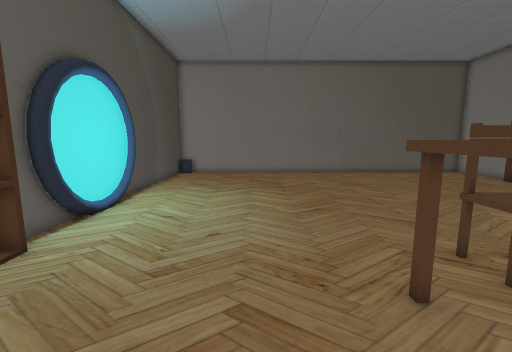
[1] (above)

15 first-person views from a walk through a Godot game level. The camera is 1.5 m above the floor, tilts 8° down and sees 90° across. The floor is counted in squares, 0.5 m on a side. Each view is taken from the middle of a square. On the plan, view 1 faces up. The plan holds only what a view shows up to about 19 squares ahead; the rest is blank.

[2]
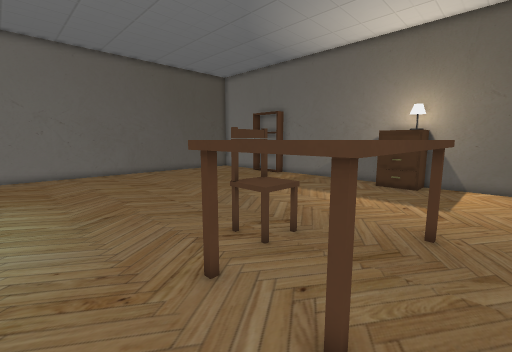

[3]
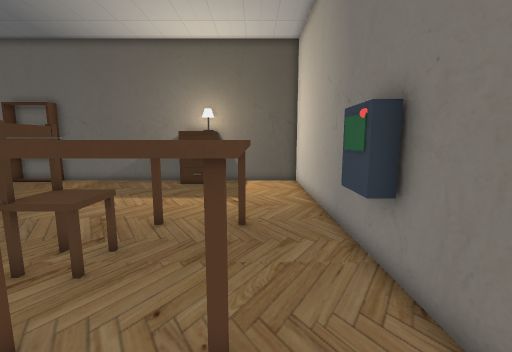

[4]
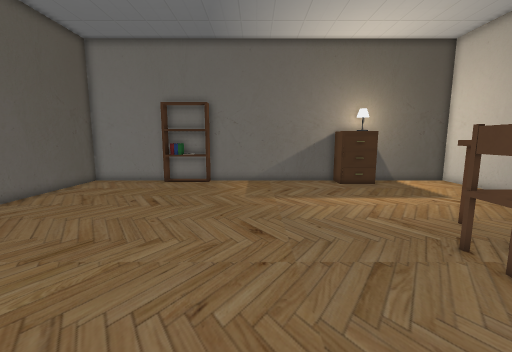

[5]
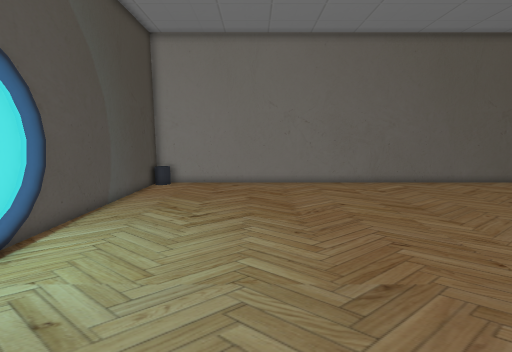

[6]
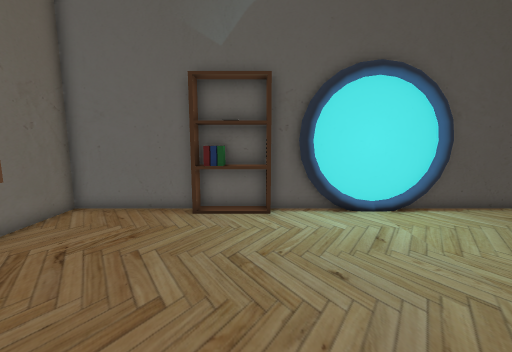

[7]
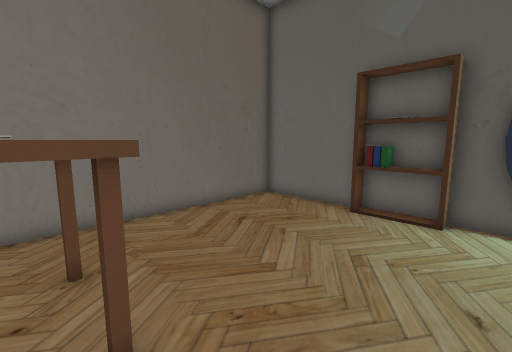

[8]
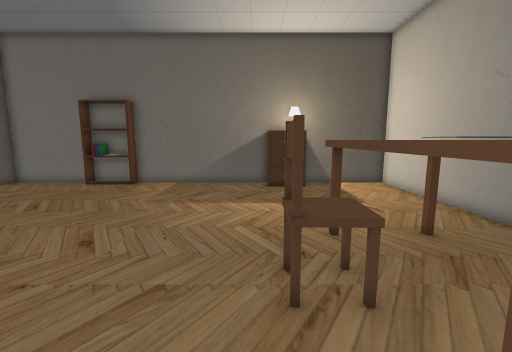

[9]
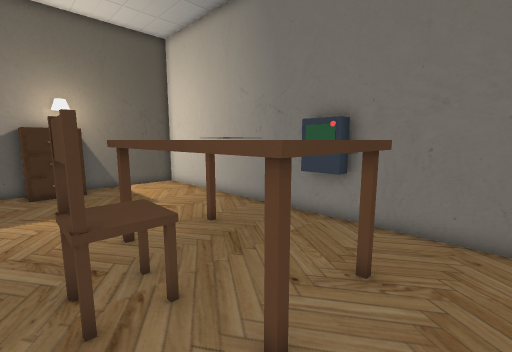

[10]
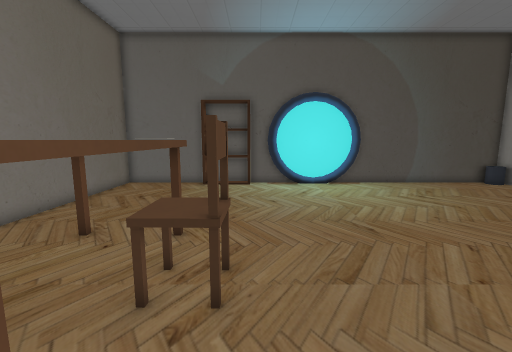

[11]
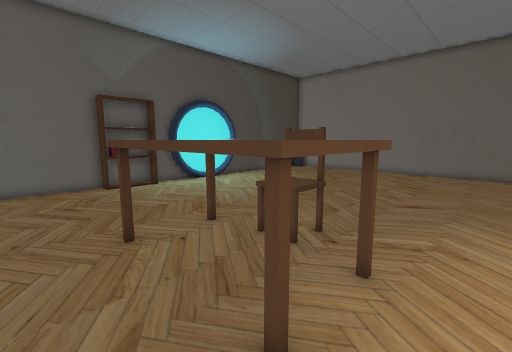

[12]
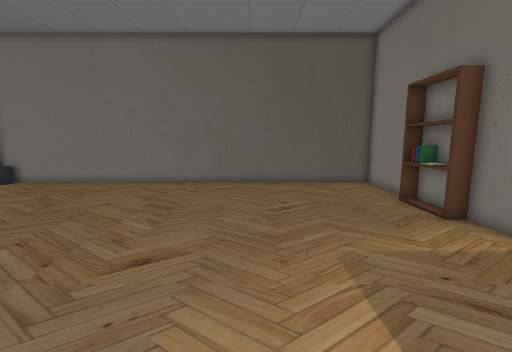

[13]
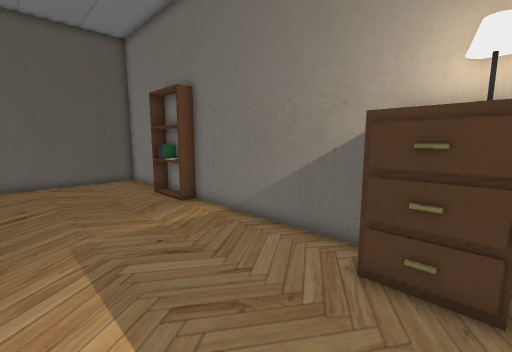

[14]
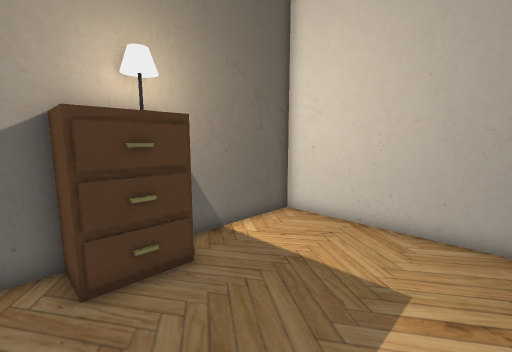

[15]
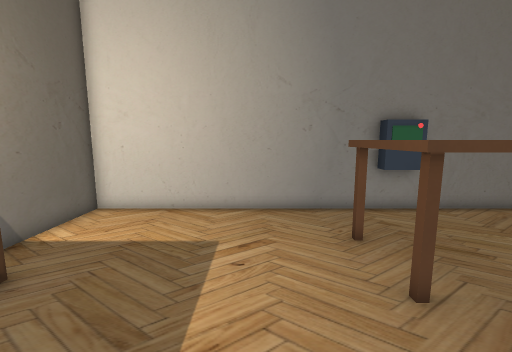

### Floor plan
Key: @ floor where view 1 was taken; # wall or solid block; . floor; B bookshelf; C chair; T table; R drawers; E terminal; I bin; O other object.
Columns run from 7 left of view 1 to 19 right of it. Each row starts with its distance up from view 1.
 24 ###########################
 23 #I........................#
 22 #.........................#
 21 #.........................#
 20 #.........................#
 19 #.........................#
 18 #........................BB
 17 #........................BB
 16 #........................BB
 15 #.........................#
 14 O.........................#
 13 #.........................#
 12 #.........................#
 11 #.........................#
 10 #.........................#
  9 #.........................#
  8 O.........................#
  7 #.........................#
  6 BB..........CCC.........RRR
  5 BB........TTCCCTT.......RRR
  4 BB........T     T.......RRR
  3 #.........T     T.........#
  2 #.........T     T.........#
  1 #.........TTTTTTT.........#
  0 #......@..................#
 -1 #...........EEE...........#
 -2 #############E#############

Positions as (right, up) in squares from view 1, and headings:
1: (0, 0), facing up
2: (0, 0), facing up-right
3: (0, 1), facing right
4: (0, 12), facing right
5: (0, 6), facing up
6: (4, 6), facing left
7: (4, 8), facing down-left
8: (1, 7), facing right
9: (1, 7), facing down-right
10: (11, 7), facing left
11: (11, -1), facing up-left
12: (11, 6), facing up
13: (12, 4), facing up-right
14: (12, 7), facing down-right
15: (12, 9), facing down
